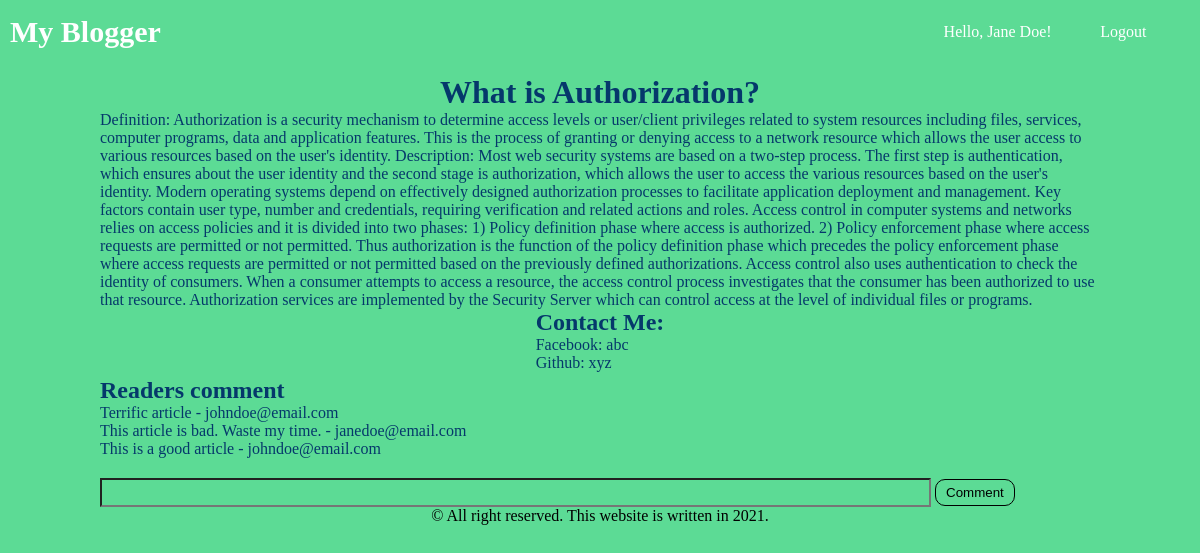
The page /posts/2 (signed in) on the database its author committed.
### app/models.py (models this page shows, shortened)
class User(UserMixin, db.Model):
    id = db.Column(db.Integer, primary_key=True)
    firstname = db.Column(db.String(64))
    lastname = db.Column(db.String(64))
    email = db.Column(db.String(120), index=True, unique=True)
    password_hash = db.Column(db.String(128))
    comments = db.relationship('Comment', backref='user', lazy='joined')

class Post(db.Model):
    id = db.Column(db.Integer, primary_key=True)
    title = db.Column(db.String(50))
    body = db.Column(db.String(140))
    timestamp = db.Column(db.TIMESTAMP, index=True, default=datetime.now)
    comments = db.relationship('Comment', backref='post', lazy='joined')

class Comment(db.Model):
    id = db.Column(db.Integer, primary_key=True)
    value = db.Column(db.String(255))
    timestamp = db.Column(db.TIMESTAMP, index=True, default=datetime.now)
    post_id = db.Column(db.Integer, ForeignKey('post.id'), nullable=False)
    user_id = db.Column(db.Integer, ForeignKey('user.id'), nullable=False)

### app/routes.py (the view)
@app.route('/posts/<int:post_id>', methods=['GET', 'POST'])
def detail(post_id):
    form = CommentForm()
    if request.method == 'POST':
        comment = Comment(value=form.value.data, post_id=post_id, user_id=current_user.get_id())
        db.session.add(comment)
        db.session.commit()
    post = Post.query.filter_by(id=post_id).first()
    post_comments = Comment.query.join(User).filter(Comment.post_id == post_id).all()
    return render_template('detail.html', title='Post Detail', post=post, form=form, postComments=post_comments)

### app/forms.py
class CommentForm(FlaskForm):
    value = StringField()
    submit = SubmitField('Comment')

### app/models.py (called while the page is built)
@login.user_loader
def load_user(id):
    return User.query.get(int(id))

### app/templates/detail.html
{% extends "base.html" %}
{% block style %}
    <link rel="stylesheet" href="{{ url_for('static', filename='styles/detail.css') }}">
{% endblock %}
{% block content %}
    <h1>{{ post.title }}</h1>
    <p>{{ post.body }}</p>
    <div>
        <h2>Contact Me: </h2>
        <a href="#" style="color: #05386B;">Facebook: abc</a><br>
        <a href="#" style="color: #05386B;">Github: xyz</a>
    </div>
    <div class="comment">
        <h2>Readers comment</h2>
        <div>
            {% for postComment in postComments %}
                <p>{{ postComment.value }} - {{ postComment.user.email }}</p>
            {% endfor %}
        </div>
    </div>
    {% if current_user.is_authenticated %}
        <form action="" method="post">
            {{ form.value(size=100, class_="comment") }}
            {{ form.submit() }}
        </form>
    {% endif %}
{% endblock %}

### app/templates/base.html (shortened to what this page needs)
<!DOCTYPE html>
<html lang="en">
<head>
    <link rel="stylesheet" href="{{ url_for('static', filename='styles/base.css') }}">
    {% block style %}
    {% endblock %}
</head>
<body>
{% block navbar %}
    <div class="navbar">
        <ul class="navbar-brand">
            <li><a href="{{ url_for('index') }}">My Blogger</a></li>
        </ul>
        <ul class="navbar-nav right">
            {% if current_user.is_anonymous %}
                <li>Hello, Guest!</li>
                <li><a href="{{ url_for('login') }}">Sign in</a></li>
                <li><a href="{{ url_for('register') }}">Register</a></li>
            {% else %}
                <li>Hello, {{ current_user.firstname | capitalize }} {{ current_user.lastname | capitalize }}!</li>
                <li><a href="{{ url_for('logout') }}">Logout</a></li>
            {% endif %}
        </ul>
    </div>
{% endblock %}
<div class="container">
    <div class="content">
        {% block content %}
        {% endblock %}
    </div>
    {% block footer %}
        <footer>
            &copy All right reserved. This website is written in 2021.
        </footer>
    {% endblock %}
</div>
</body>
</html>

### app/static/styles/base.css (style rules this page uses)
* { box-sizing: border-box; margin: 0; padding: 0; background-color: #5CDB95; }
html, body { height: 100%; }
h1 { text-align: center; margin-top: 10px; }
ul { list-style-type: none; }
.navbar { display: flex; flex-direction: row; justify-content: space-between; align-items: center; padding: 15px 5px; }
.navbar .navbar-nav { display: flex; flex-direction: row; justify-content: space-evenly; align-items: center; }
.navbar-brand li { margin-left: 5px; font-size: 30px; font-weight: bold; }
.navbar .navbar-nav.right { min-width: 300px; }
li, a { text-decoration: none; color: white; }
button, select, input[type="submit"] { padding: 5px 10px; border-radius: 10px; box-shadow: none; outline: none; cursor: pointer; border: 1px solid black; }
h1, h2, p { color: #05386B; }
.container { display: flex; flex-direction: column; align-items: center; justify-content: space-evenly; }

### app/static/styles/detail.css (style rules this page uses)
.content { display: flex; flex-direction: column; justify-content: center; align-items: center; max-width: 1000px; margin: 0 auto; }
h1, h2, p { color: #05386B; }
div.comment { margin-top: 5px; margin-right: auto; }
form { margin-top: 20px; margin-right: auto; }
form .comment { padding: 5px; }

### rows shown on the page
User: firstname "Jane", lastname "Doe"
Post: title "What is Authorization?", body "Definition: Authorization is a security mechanism to determine access levels or user/client privileges related to system resources including files, services, computer programs, data and application features. This is the process of granting or denying access to a network resource which allows the user access to various resources based on the user's identity. Description: Most web security systems are based on a two-step process. The first step is authentication, which ensures about the user identity and the second stage is authorization, which allows the user to access the various resources based on the user's identity. Modern operating systems depend on effectively designed authorization…"
Comment: value "Terrific article", user.email "johndoe@email.com"
Comment: value "This article is bad. Waste my time.", user.email "janedoe@email.com"
Comment: value "This is a good article", user.email "johndoe@email.com"
